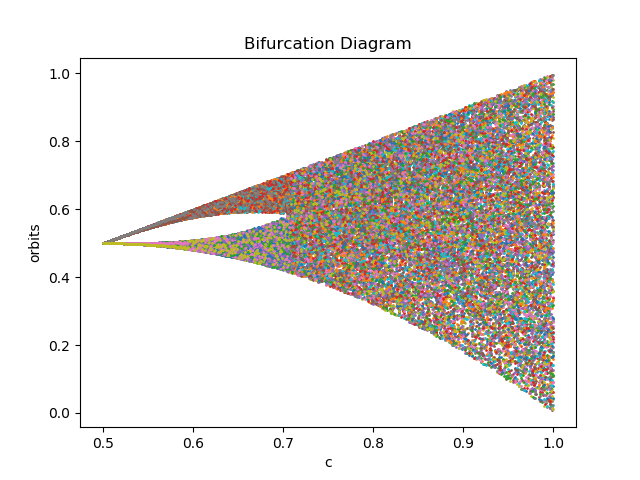

This chart was generated by the following Python code:
#!/usr/bin/env python3
# -*- coding: utf-8 -*-
"""
Created on Fri May 18 08:41:41 2018

@author: Michelle
"""

import matplotlib.pyplot as plt
import numpy as np

x = np.arange(.5, 1, .001) #seed
hori_x_range = np.arange(.5, 1, .001) #starts from -.5001 to skip over 0

for i in range (1, 100): #throws away first 100 
    x = np.multiply(hori_x_range, (1 - (2 * abs(x- .5) ) ) ) 

for j in range(1,100): #goes through next 100 interations, where the orbit has settled down by now
    x = np.multiply(hori_x_range, (1 - (2 * abs(x- .5) ) ) )    #x mapped onto x squared plus c
    plt.scatter(hori_x_range, x, s = 1) #plots the orbit

plt.xlabel("c")
plt.ylabel("orbits")
plt.title("Bifurcation Diagram")
plt.show()
